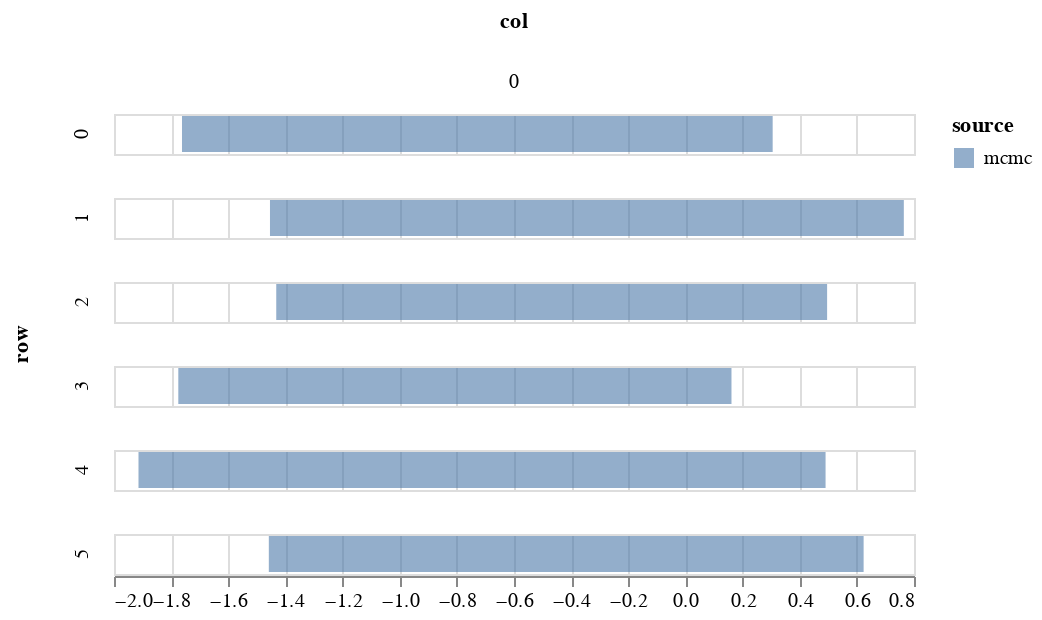

Notebook code for this chart:
### Markdown cell above
## Plot quantiles

### Code cell
param = 'beta'
df = get_post_df(ps[param])
df_quant = df.groupby(['chain', 'row', 'col'])[['value']].quantile(0.025).reset_index()
df_quant.rename({'value':'q1'}, axis=1, inplace=True)
df_quant2 = df.groupby(['chain', 'row', 'col'])[['value']].quantile(0.975).reset_index()
df_quant2.rename({'value':'q2'}, axis=1, inplace=True)

df = df_quant.merge(df_quant2, on=['chain', 'row', 'col'])

# simple quantile chart
df['source'] = 'mcmc'
c1 = alt.Chart(df).mark_bar(opacity=0.6).encode(
        alt.X('q1', title=None),
        alt.X2('q2', title=None),
        alt.Row('row'),
        alt.Column('col'),
        alt.Color('source')
)
c1

### Figure 1 — Vega-Lite specification as saved in the notebook (floating-point values rounded to 4 significant figures)
{"config": {"view": {"continuousWidth": 400, "continuousHeight": 300}}, "data": {"name": "data-802e1143ae4d01c94dceeb684ab535ea"}, "mark": {"type": "bar", "opacity": 0.6}, "encoding": {"color": {"type": "nominal", "field": "source"}, "column": {"type": "quantitative", "field": "col"}, "row": {"type": "quantitative", "field": "row"}, "x": {"type": "quantitative", "field": "q1", "title": null}, "x2": {"field": "q2", "title": null}}, "$schema": "https://vega.github.io/schema/vega-lite/v4.8.1.json", "datasets": {"data-802e1143ae4d01c94dceeb684ab535ea": [{"chain": 0, "row": 0, "col": 0, "q1": -1.762, "q2": 0.3053, "source": "mcmc"}, {"chain": 0, "row": 1, "col": 0, "q1": -1.454, "q2": 0.7644, "source": "mcmc"}, {"chain": 0, "row": 2, "col": 0, "q1": -1.432, "q2": 0.4959, "source": "mcmc"}, {"chain": 0, "row": 3, "col": 0, "q1": -1.775, "q2": 0.1612, "source": "mcmc"}, {"chain": 0, "row": 4, "col": 0, "q1": -1.914, "q2": 0.4905, "source": "mcmc"}, {"chain": 0, "row": 5, "col": 0, "q1": -1.458, "q2": 0.6237, "source": "mcmc"}]}}
